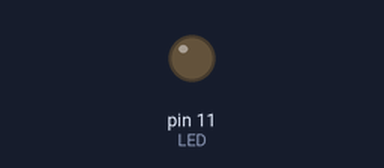
A program run on a simulated Raspberry Pi (header pin numbers). Parts: output pins drawn as LEDs (lit = HIGH).

Above: at 0.05 s.
At 1.65 s:
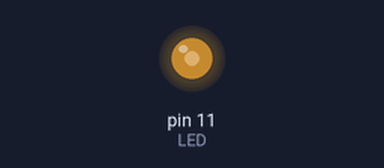
At 2.05 s:
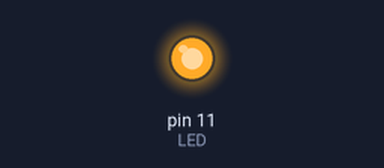
At 2.5 s:
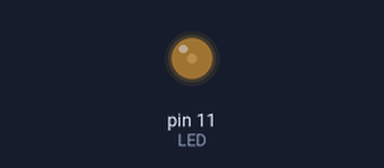
Timing chart, 0 to 5.2 s (numbered marks = the images above):
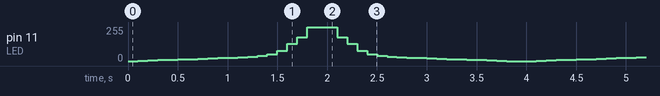

The program:

LED_03.py
```python
#coding:utf-8

import RPi.GPIO as GPIO
import time

GPIO.setmode(GPIO.BOARD)
LED = 11

dc = [0, 1, 2, 3, 4, 5, 6, 7, 8, 9, 10, 11, 13, 15, 20, 30, 50, 70, 100]

GPIO.setup(LED, GPIO.OUT, initial=GPIO.LOW)

p = GPIO.PWM(LED, 100)

p.start(0)

try:
    while 1:
        for val in dc:
            p.ChangeDutyCycle(val)
            time.sleep(0.1)
        dc.reverse()
        time.sleep(0.1)

except KeyboardInterrupt:
    pass

p.stop()
GPIO.cleanup()
```
